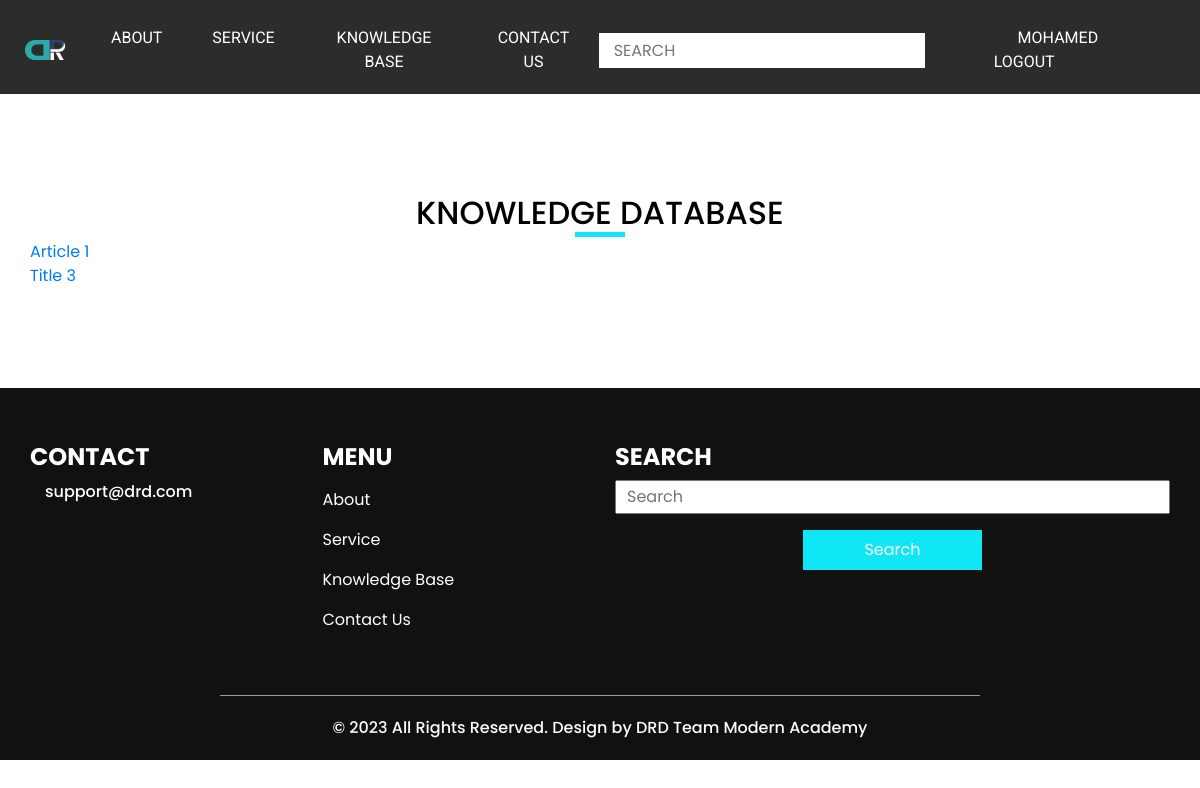
Page /knowledge.php (signed in) on the committed database.
### tables this page shows
CREATE TABLE `users` (
  `id` int(11) NOT NULL,
  `name` varchar(500) NOT NULL,
  `email` varchar(256) NOT NULL,
  `password` varchar(100) NOT NULL,
  `age` int(11) NOT NULL,
  `phone` varchar(20) NOT NULL,
  `country` varchar(50) NOT NULL,
  `city` varchar(100) NOT NULL
);

CREATE TABLE `knowledge` (
  `id` int(11) NOT NULL,
  `title` varchar(500) NOT NULL,
  `content` varchar(10000) NOT NULL
);

### database/connection.php (called while the page is built, shortened)
<?php
class db
{
    public $host = "localhost";
    public $user = "root";
    public $password = "";
    public $database = "drd";
    public $connection;
    public function __construct() {
        $this->connection = new mysqli($this->host, $this->user, $this->password, $this->database);
        $this->connection->set_charset("utf8");
    }
    private function getNextRow ($query_result)
    {
        $result = array();
        while ($row = $query_result->fetch_assoc())
        {
            array_push($result, $row);
        }
        return $result;
    }
    public function readTable ($table_name,$extra='',$page = -1,$key = 'id',$order='DESC')
    {
        if ($page === -1)
        {
            $sql_query = "SELECT * FROM {$table_name} ".$extra;
        }
        else
        {
            $record_per_page = $this->getRecordsPerPage();
            $start_from = ($page - 1) * $record_per_page;
            $sql_query = "SELECT * FROM {$table_name} ".$extra." ORDER BY {$key} {$order} LIMIT $start_from, $record_per_page ";
        }
        $this->connection->set_charset("utf8");
        $result =  $this->connection->query($sql_query);
        return $this->getNextRow($result);
    }
}

### knowledge.php (the view, shortened to what this page needs)
<?php
require_once ('functions.php');
$articles = $GLOBALS['db']->readTable("knowledge");
?>
<!DOCTYPE html>
<html>
<?php showHead(); ?>
    <?php showHeader(); ?>
    <section class="about_section layout_padding">
    <div class="container">
      <div class="custom_heading-container ">
        <h2>
          Knowledge Database
        </h2>
      </div>
      <div class="detail-box">
        <?php
          for ($i=0; $i<count($articles); $i++)
          {
            echo '<div><a href="article.php?id='.$articles[$i]["id"].'" >'.$articles[$i]["title"].'</a></div>';
          }
        ?>
      </div>
    </div>
  </section>
    <?php showFooter(); ?>

### functions.php (shortened to what this page needs)
<?php
require_once("database/connection.php");
function isUserLoggedIn ()
{
  $user = getLogginInUser();
  if ($user == null) {return false;}
  else {return true;}
}
function getLogginInUser ()
{
  $email = $_SESSION['email'];
  $password = $_SESSION['password'];
  $user = $GLOBALS["db"]->readTable("users","WHERE email='{$email}' AND password='{$password}'");
  if (count($user) == 1) {return $user[0];}
  else {return null;}
}
function showHead()
{
    echo '<head>
    <meta charset="utf-8" />
    <meta http-equiv="X-UA-Compatible" content="IE=edge" />
    <meta name="viewport" content="width=device-width, initial-scale=1, shrink-to-fit=no" />
    <meta name="keywords" content="DRD Diabetic Diagnoze Retnia " />
    <meta name="description" content="" />
    <meta name="author" content="" />
    <title>DRD</title>
    <link rel="stylesheet" type="text/css"
      href="https://cdnjs.cloudflare.com/ajax/libs/OwlCarousel2/2.1.3/assets/owl.carousel.min.css" />
    <link rel="stylesheet" href="https://cdnjs.cloudflare.com/ajax/libs/font-awesome/4.7.0/css/font-awesome.min.css">
    <link rel="stylesheet" type="text/css" href="css/bootstrap.css" />
    <link href="https://fonts.googleapis.com/css?family=Poppins:400,600,700|Roboto:400,700&display=swap" rel="stylesheet">
    <link rel="preconnect" href="https://fonts.gstatic.com" crossorigin>
    <link href="https://fonts.googleapis.com/css2?family=Zeyada&display=swap" rel="stylesheet">
    <link href="css/style.css" rel="stylesheet" />
    <link href="css/responsive.css" rel="stylesheet" />
    <link href="css/login.css" rel="stylesheet" />
  </head>';
}
function showHeader ()
{
    echo '
    <header class="header_section" style="">
      <div class="container-fluid">
        <nav class="navbar navbar-expand-lg custom_nav-container pt-3">
          <a class="navbar-brand" href="index.php">
            <img src="images/project logo.png" alt="">
            <!-- <span>
              DRD
            </span> -->
          </a>
          <button class="navbar-toggler" type="button" data-toggle="collapse" data-target="#navbarSupportedContent"
            aria-controls="navbarSupportedContent" aria-expanded="false" aria-label="Toggle navigation">
            <span class="navbar-toggler-icon"></span>
          </button>
          <div class="collapse navbar-collapse" id="navbarSupportedContent">
            <div class="d-flex  flex-column flex-lg-row align-items-center w-100 justify-content-between">
              <ul class="navbar-nav  ">
                <li class="nav-item">
                  <a class="nav-link" href="about.php"> About </a>
                </li>
                <li class="nav-item">
                  <a class="nav-link" href="service.php"> Service </a>
                </li>
                <li class="nav-item">
                  <a class="nav-link" href="knowledge.php"> Knowledge Base </a>
                </li>
                <li class="nav-item">
                  <a class="nav-link" href="contact.php">Contact us</a>
                </li>
              </ul>
              <form class="form-inline " action="search.php">
                <input type="search" placeholder="Search" name="searchtext">
                <button class="btn  my-2 my-sm-0 nav_search-btn" type="submit" name="search"></button>
              </form>
              <div class="login_btn-contanier ml-0 ml-lg-5">';
              if (isUserLoggedIn())
              {
                $user = getLogginInUser();
                $name = explode(" ",$user["name"])[0];
                echo '<a href="profile.php">
                  <img src="images/user.png" alt="">
                  <span>
                    '.$name.'
                  </span>
                </a>';
                echo '<a href="logout.php">
                  <img src="images/user.png" alt="">
                  <span>Logout</span>
                </a>';
              }
              echo '</div>
            </div>
          </div>
        </nav>
      </div>
    </header>
    ';
}
function showFooter ()
{
    echo '
    <section class="info_section layout_padding2">
      <div class="container">
        <div class="row">
          <div class="col-md-3">
            <div class="info_contact">
              <h4>
                Contact
              </h4>
              <div class="box">
                <div class="img-box">
                  <img src="images/email.png" alt="">
                </div>
                <div class="detail-box">
                  <h6>
                    support@drd.com
                  </h6>
                </div>
              </div>
            </div>
          </div>
          <div class="col-md-3">
            <div class="info_menu">
              <h4>
                Menu
              </h4>
              <ul class="navbar-nav  ">
                <li class="nav-item">
                  <a class="nav-link" href="about.php"> About </a>
                </li>
                <li class="nav-item">
                  <a class="nav-link" href="service.php"> Service </a>
                </li>
                <li class="nav-item">
                  <a class="nav-link" href="knowledge.php"> Knowledge Base </a>
                </li>
                <li class="nav-item">
                  <a class="nav-link" href="contact.php"> Contact Us </a>
                </li>
              </ul>
            </div>
          </div>
          <div class="col-md-6">
            <div class="info_news">
              <h4>
                Search
              </h4>
              <form action="search.php">
                <input type="text" placeholder="Search" name="searchtext">
                <div class="d-flex justify-content-center justify-content-end mt-3">
                  <button name="search">
                    Search
                  </button>
                </div>
              </form>
            </div>
          </div>
        </div>
      </div>
    </section>
    <section class="container-fluid footer_section">
      <p>
        &copy; 2023 All Rights Reserved. Design by
        <a target="_blank" href="https://www.modern-academy.edu.eg">DRD Team Modern Academy</a>
      </p>
    </section>
    ';
}

### css/style.css (style rules this page uses)
.layout_padding { padding: 100px 0; }
.layout_padding2 { padding: 55px 0; }
.custom_heading-container { display: -webkit-box; display: -ms-flexbox; display: flex; -webkit-box-pack: center; -ms-flex-pack: center; justify-content: center; }
.custom_heading-container h2 { text-transform: uppercase; position: relative; }
.custom_heading-container h2::after { content: ""; position: absolute; bottom: -5px; left: 50%; -webkit-transform: translateX(-50%); transform: translateX(-50%); width: 50px; height: 5px; background-color: #10e7f4; }
.header_section .container-fluid { background-color: #2c2c2c; }
.header_section .container-fluid { padding-right: 25px; padding-left: 25px; }
.custom_nav-container.navbar-expand-lg .navbar-nav .nav-link { padding: 10px 25px; color: #ffffff; text-align: center; text-transform: uppercase; font-family: 'Roboto', sans-serif; }
a, a:hover, a:focus { text-decoration: none; }
.btn, .btn:focus { outline: none !important; -webkit-box-shadow: none; box-shadow: none; }
.navbar-brand, .navbar-brand:hover { text-transform: uppercase; font-weight: bold; font-size: 24px; color: #fafcfd; }
.custom_nav-container .nav_search-btn { background-image: url(../images/search-icon.png); background-size: 18px; background-repeat: no-repeat; background-position: center; width: 35px; height: 35px; padding: 0; border: none; border-radius: 0; }
.login_btn-contanier a { text-transform: uppercase; color: #ffffff; -webkit-box-align: center; -ms-flex-align: center; align-items: center; font-family: 'Roboto', sans-serif; }
.navbar-brand { display: -webkit-box; display: -ms-flexbox; display: flex; -webkit-box-align: center; -ms-flex-align: center; align-items: center; }
.navbar-brand img { width: 40px; margin-right: 5px; }
.custom_nav-container { z-index: 99999; padding: 10px 0; }
.custom_nav-container .form-inline { -webkit-box-flex: 1; -ms-flex-positive: 1; flex-grow: 1; -ms-flex-wrap: nowrap; flex-wrap: nowrap; }
.custom_nav-container .form-inline input { width: 84%; border: none; outline: none; padding: 4px; padding-left: 15px; text-transform: uppercase; height: 35px; background-color: #ffffff; }
.custom_nav-container .form-inline button { background-color: #ffffff; }
.info_section { background-color: #121111; color: #ffffff; }
.info_section h4 { text-transform: uppercase; font-weight: bold; }
.info_section .info_contact .box { margin: 10px 0; display: -webkit-box; display: -ms-flexbox; display: flex; }
.info_section .info_menu .navbar-nav .nav-item .nav-link { color: #ffffff; }
.info_section .info_news form input { width: 100%; padding: 3px 10px; }
.info_section .info_news form button { display: inline-block; padding: 7px 60px; background-color: #10e7f4; border: 1px solid #10e7f4; color: #ffffff; }
.footer_section { background-color: #121111; font-weight: 500; }
.footer_section p { color: #fbfcfd; margin: 0; text-align: center; padding: 20px; border-top: 1px solid #9b9b9b; width: 65%; margin: 0 auto; }
.footer_section a { color: #fbfcfd; }

### css/responsive.css (style rules this page uses)
@media (min-width: 1200px) { .container { max-width: 1170px; } }

### css/login.css (style rules this page uses)
button { cursor: pointer !important; }

### rows in the picture
users: name "MOHAMED"
knowledge: title "Article 1"
knowledge: title "Title 3"
